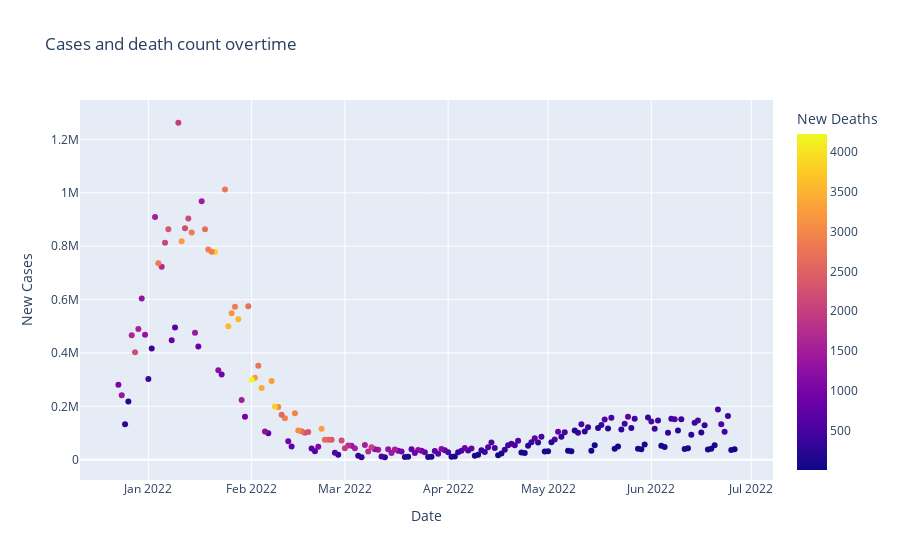
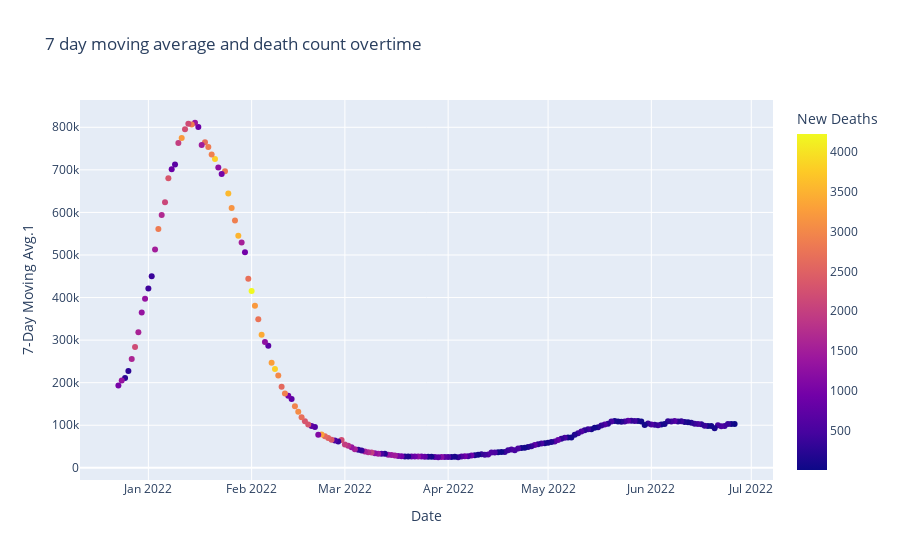
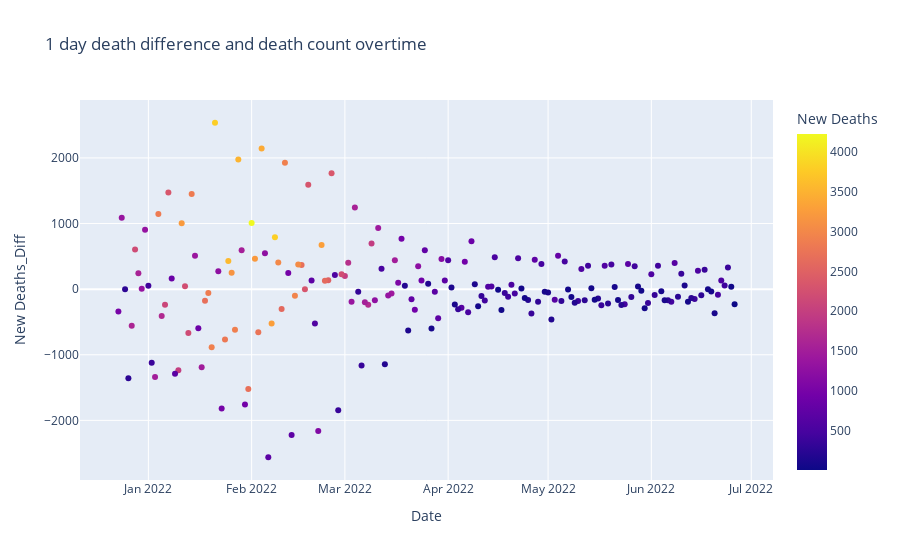
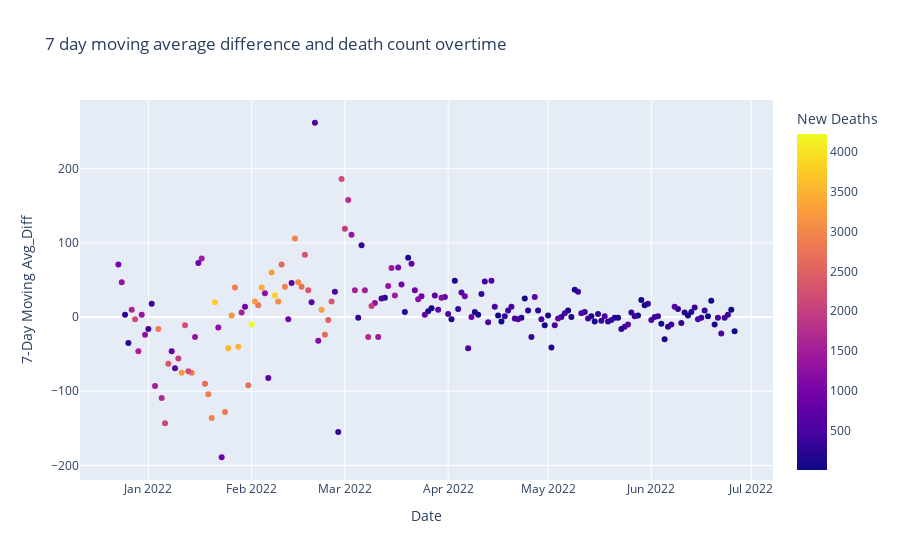

The notebook cell saved with these charts, in order:
### Code cell
#PLOTTING New cases and New deaths overtime for visual refernce of distribution in a timeseries and setting pixelation dimensionality to 12 length units by 6 width units#####
fig = px.scatter(path, x="Date", y="New Cases", color='New Deaths', title="Cases and death count overtime")
(figsize:=(12,6))
fig.show()

fig = px.scatter(path, x="Date", y="7-Day Moving Avg.1", color='New Deaths', title="7 day moving average and death count overtime")
(figsize:=(12,6))
fig.show()

fig = px.scatter(path, x="Date", y="New Deaths_Diff", color='New Deaths', title="1 day death difference and death count overtime")
(figsize:=(12,6))
fig.show()

fig = px.scatter(path, x="Date", y="7-Day Moving Avg_Diff", color='New Deaths', title="7 day moving average difference and death count overtime")
(figsize:=(12,6))
fig.show()

### Figure 1 — Plotly figure (JSON) as saved in the notebook; plotly's stock layout.template omitted (floating-point values rounded to 4 significant figures; data arrays with more than 128 entries replaced by an {"elided": "..."} marker saying what was removed)
{"data": [{"hovertemplate": "Date=%{x}<br>New Cases=%{y}<br>New Deaths=%{marker.color}<extra></extra>", "legendgroup": "", "marker": {"color": {"elided": "186 int values"}, "coloraxis": "coloraxis", "symbol": "circle"}, "mode": "markers", "name": "", "orientation": "v", "showlegend": false, "type": "scatter", "x": {"elided": "186 str values"}, "xaxis": "x", "y": {"elided": "186 int values"}, "yaxis": "y"}], "layout": {"autosize": true, "coloraxis": {"colorbar": {"title": {"text": "New Deaths"}}, "colorscale": [[0, "#0d0887"], [0.1111, "#46039f"], [0.2222, "#7201a8"], [0.3333, "#9c179e"], [0.4444, "#bd3786"], [0.5556, "#d8576b"], [0.6667, "#ed7953"], [0.7778, "#fb9f3a"], [0.8889, "#fdca26"], [1, "#f0f921"]]}, "legend": {"tracegroupgap": 0}, "title": {"text": "Cases and death count overtime"}, "xaxis": {"anchor": "y", "autorange": true, "domain": [0, 1], "range": ["2021-12-11 21:23:21.8111", "2022-07-07 02:36:38.1889"], "title": {"text": "Date"}, "type": "date"}, "yaxis": {"anchor": "x", "autorange": true, "domain": [0, 1], "range": [-94290.0, 1366000.0], "title": {"text": "New Cases"}, "type": "linear"}}}

### Figure 2 — Plotly figure (JSON) as saved in the notebook; plotly's stock layout.template omitted (floating-point values rounded to 4 significant figures; data arrays with more than 128 entries replaced by an {"elided": "..."} marker saying what was removed)
{"data": [{"hovertemplate": "Date=%{x}<br>7-Day Moving Avg.1=%{y}<br>New Deaths=%{marker.color}<extra></extra>", "legendgroup": "", "marker": {"color": {"elided": "186 int values"}, "coloraxis": "coloraxis", "symbol": "circle"}, "mode": "markers", "name": "", "orientation": "v", "showlegend": false, "type": "scatter", "x": {"elided": "186 str values"}, "xaxis": "x", "y": {"elided": "186 int values"}, "yaxis": "y"}], "layout": {"autosize": true, "coloraxis": {"colorbar": {"title": {"text": "New Deaths"}}, "colorscale": [[0, "#0d0887"], [0.1111, "#46039f"], [0.2222, "#7201a8"], [0.3333, "#9c179e"], [0.4444, "#bd3786"], [0.5556, "#d8576b"], [0.6667, "#ed7953"], [0.7778, "#fb9f3a"], [0.8889, "#fdca26"], [1, "#f0f921"]]}, "legend": {"tracegroupgap": 0}, "title": {"text": "7 day moving average and death count overtime"}, "xaxis": {"anchor": "y", "autorange": true, "domain": [0, 1], "range": ["2021-12-11 21:23:21.8111", "2022-07-07 02:36:38.1889"], "title": {"text": "Date"}, "type": "date"}, "yaxis": {"anchor": "x", "autorange": true, "domain": [0, 1], "range": [-40050.0, 875500.0], "title": {"text": "7-Day Moving Avg.1"}, "type": "linear"}}}

### Figure 3 — Plotly figure (JSON) as saved in the notebook; plotly's stock layout.template omitted (floating-point values rounded to 4 significant figures; data arrays with more than 128 entries replaced by an {"elided": "..."} marker saying what was removed)
{"data": [{"hovertemplate": "Date=%{x}<br>New Deaths_Diff=%{y}<br>New Deaths=%{marker.color}<extra></extra>", "legendgroup": "", "marker": {"color": {"elided": "186 int values"}, "coloraxis": "coloraxis", "symbol": "circle"}, "mode": "markers", "name": "", "orientation": "v", "showlegend": false, "type": "scatter", "x": {"elided": "186 str values"}, "xaxis": "x", "y": {"elided": "186 int values"}, "yaxis": "y"}], "layout": {"autosize": true, "coloraxis": {"colorbar": {"title": {"text": "New Deaths"}}, "colorscale": [[0, "#0d0887"], [0.1111, "#46039f"], [0.2222, "#7201a8"], [0.3333, "#9c179e"], [0.4444, "#bd3786"], [0.5556, "#d8576b"], [0.6667, "#ed7953"], [0.7778, "#fb9f3a"], [0.8889, "#fdca26"], [1, "#f0f921"]]}, "legend": {"tracegroupgap": 0}, "title": {"text": "1 day death difference and death count overtime"}, "xaxis": {"anchor": "y", "autorange": true, "domain": [0, 1], "range": ["2021-12-11 21:23:21.8111", "2022-07-07 02:36:38.1889"], "title": {"text": "Date"}, "type": "date"}, "yaxis": {"anchor": "x", "autorange": true, "domain": [0, 1], "range": [-2983.0, 2957.0], "title": {"text": "New Deaths_Diff"}, "type": "linear"}}}

### Figure 4 — Plotly figure (JSON) as saved in the notebook; plotly's stock layout.template omitted (floating-point values rounded to 4 significant figures; data arrays with more than 128 entries replaced by an {"elided": "..."} marker saying what was removed)
{"data": [{"hovertemplate": "Date=%{x}<br>7-Day Moving Avg_Diff=%{y}<br>New Deaths=%{marker.color}<extra></extra>", "legendgroup": "", "marker": {"color": {"elided": "186 int values"}, "coloraxis": "coloraxis", "symbol": "circle"}, "mode": "markers", "name": "", "orientation": "v", "showlegend": false, "type": "scatter", "x": {"elided": "186 str values"}, "xaxis": "x", "y": {"elided": "186 int values"}, "yaxis": "y"}], "layout": {"autosize": true, "coloraxis": {"colorbar": {"title": {"text": "New Deaths"}}, "colorscale": [[0, "#0d0887"], [0.1111, "#46039f"], [0.2222, "#7201a8"], [0.3333, "#9c179e"], [0.4444, "#bd3786"], [0.5556, "#d8576b"], [0.6667, "#ed7953"], [0.7778, "#fb9f3a"], [0.8889, "#fdca26"], [1, "#f0f921"]]}, "legend": {"tracegroupgap": 0}, "title": {"text": "7 day moving average difference and death count overtime"}, "xaxis": {"anchor": "y", "autorange": true, "domain": [0, 1], "range": ["2021-12-11 21:23:21.8111", "2022-07-07 02:36:38.1889"], "title": {"text": "Date"}, "type": "date"}, "yaxis": {"anchor": "x", "autorange": true, "domain": [0, 1], "range": [-226.2, 299.2], "title": {"text": "7-Day Moving Avg_Diff"}, "type": "linear"}}}
